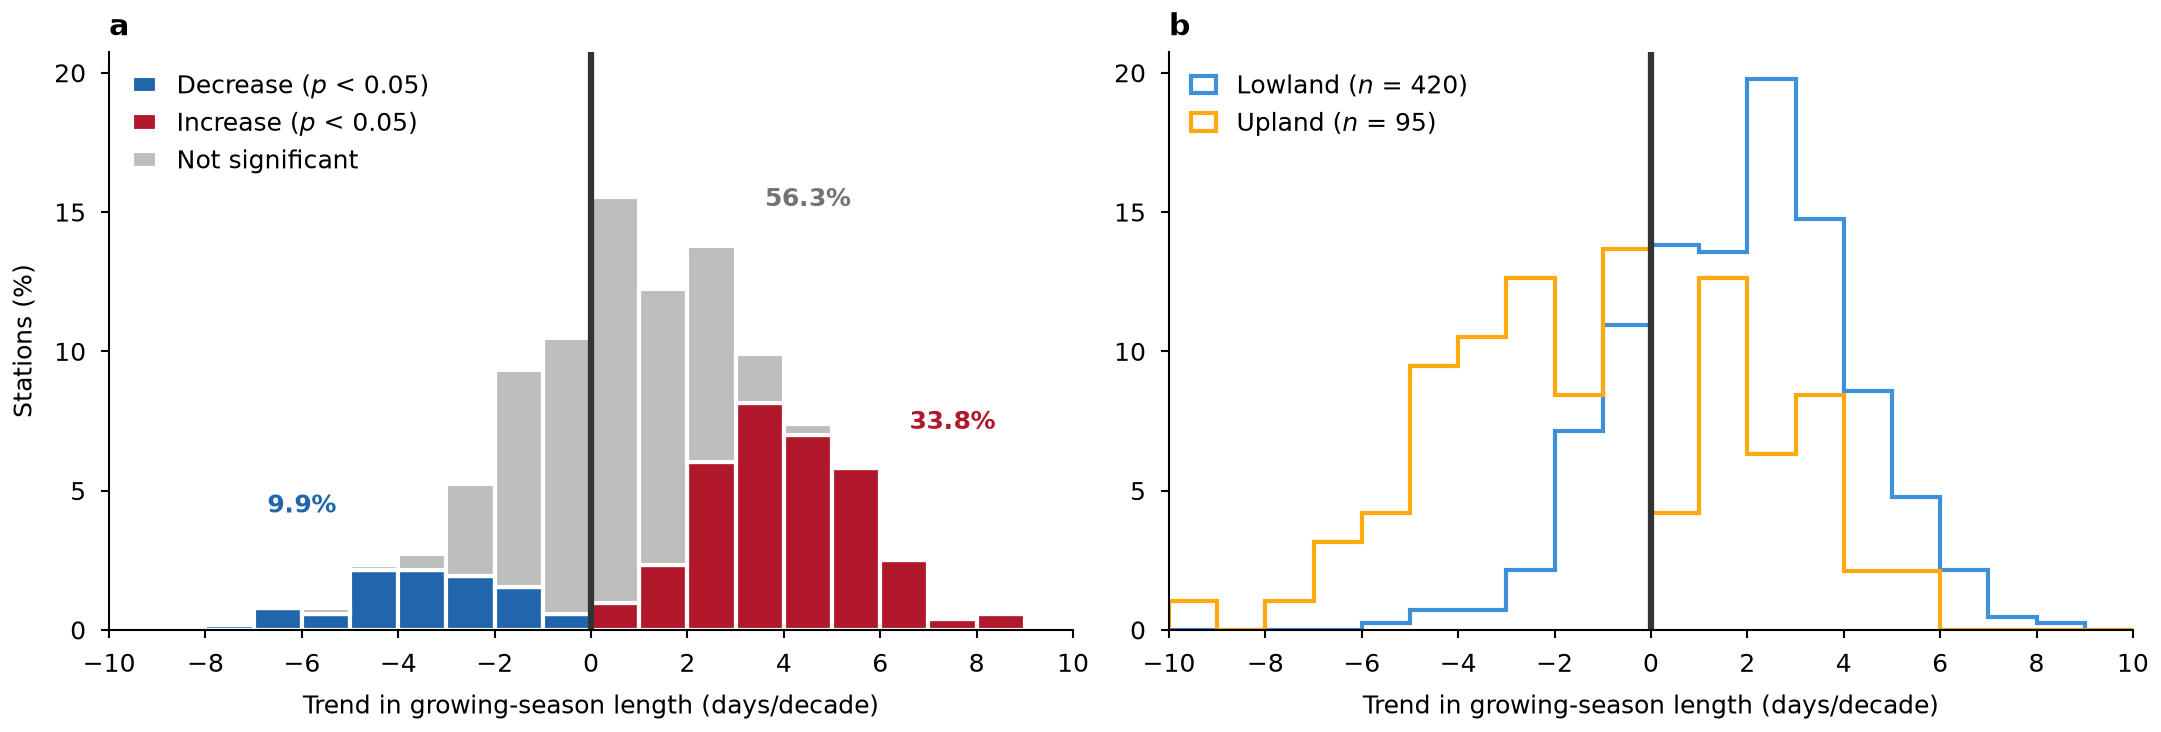

Generate this figure with Python:
"""Histogram in percent of all values, with one bin edge at zero.

Synthetic trends in growing-season length at weather stations; writes snippet.png next to this file.
"""

import os
from pathlib import Path

import matplotlib.pyplot as plt
import numpy as np

MM = 1 / 25.4
STYLE_DIR = Path(__file__).resolve().parent / "../../../styles"
# Class, fill color, text color, and where its share is printed (data units).
CLASSES = [
    ("Decrease ($p$ < 0.05)", "#2166ac", "#2166ac", (-6.0, 4.0)),
    ("Increase ($p$ < 0.05)", "#b2182b", "#b2182b", (7.5, 7.0)),
    ("Not significant", "#bdbdbd", "0.45", (4.5, 15.0)),
]
# Region, color and number of stations, for b.
REGIONS = [("Lowland", "C0", 420), ("Upland", "C1", 95)]
BIN_WIDTH = 1.0  # days per decade
EDGES = np.arange(-10, 10 + BIN_WIDTH, BIN_WIDTH)  # includes 0, so no bin straddles zero
X_LABEL = "Trend in growing-season length (days/decade)"


def stations(rng, n, mean):
    """Trend per station and its class index (0 decrease, 1 increase, 2 not significant)."""
    trend = rng.normal(mean, 3.0, n)
    # The larger the trend, the more likely it is significant.
    significant = rng.random(n) < 1 / (1 + np.exp(-(np.abs(trend) - 2.5) / 0.6))
    return trend, np.where(significant, np.where(trend < 0, 0, 1), 2)


def check_range(values):
    """hist drops values outside the bins without warning, and the percentages fall short."""
    outside = (values < EDGES[0]) | (values > EDGES[-1])
    if outside.any():
        raise ValueError(f"{outside.sum()} values fall outside EDGES")


def format_axes(ax):
    ax.axvline(0, color="0.2")
    ax.set_xlim(EDGES[0], EDGES[-1])
    ax.set_xticks(np.arange(EDGES[0], EDGES[-1] + 1, 2))
    ax.set_xlabel(X_LABEL)


def histogram_by_class(ax, trend, label):
    """Stacked bars; weights of 100/n make every bar a percentage of all stations."""
    check_range(trend)
    groups = [trend[label == i] for i in range(len(CLASSES))]
    weights = [np.full(g.size, 100 / trend.size) for g in groups]
    ax.hist(groups, bins=EDGES, weights=weights, stacked=True, rwidth=1,
            color=[c[1] for c in CLASSES], label=[c[0] for c in CLASSES],
            edgecolor="white")
    for (_, _, text_color, (x, y)), g in zip(CLASSES, groups):
        ax.text(x, y, f"{100 * g.size / trend.size:.1f}%", color=text_color,
                fontweight="bold", ha="center", va="bottom")
    format_axes(ax)
    ax.legend(loc="upper left", frameon=False, handlelength=1)
    ax.set_ylabel("Stations (%)")


def histogram_by_group(ax, samples):
    """Step outlines on shared bins; each group in percent of its own count."""
    for (name, color, n), values in zip(REGIONS, samples):
        check_range(values)
        ax.hist(values, bins=EDGES, weights=np.full(n, 100 / n), histtype="step",
                color=color, label=f"{name} ($n$ = {n})")
    format_axes(ax)
    ax.legend(loc="upper left", frameon=False, handlelength=1)


def main():
    rng = np.random.default_rng(21)
    trend, label = stations(rng, 515, 1.2)
    samples = [rng.normal(mean, spread, n)
               for (_, _, n), mean, spread in zip(REGIONS, (2.0, -0.5), (2.5, 3.5))]
    default = STYLE_DIR / "default.mplstyle"
    sheets = [default] if default.is_file() else []
    if selected := os.environ.get("CEDALION_STYLE"):
        sheet = Path(selected).expanduser()
        sheets.append(sheet if sheet.is_file() else STYLE_DIR / (selected.removesuffix(".mplstyle") + ".mplstyle"))
    width_mm = float(os.environ.get("CEDALION_WIDTH_MM", 183))
    with plt.style.context(sheets):
        fig, axes = plt.subplots(1, 2, sharey=True, figsize=(width_mm * MM, 62 * MM),
                                 layout="constrained")
        histogram_by_class(axes[0], trend, label)
        histogram_by_group(axes[1], samples)
        axes[1].tick_params(labelleft=True)
        axes[0].set_yticks(range(0, 21, 5))
        for ax, letter in zip(axes, "ab"):
            ax.annotate(letter, xy=(0, 1), xycoords="axes fraction", xytext=(0, 4),
                        textcoords="offset points", fontweight="bold", fontsize="large")
        fig.savefig(os.environ.get("CEDALION_SNIPPET_PNG", Path(__file__).with_name("snippet.png")), dpi=300)
        plt.close(fig)


if __name__ == "__main__":
    main()
